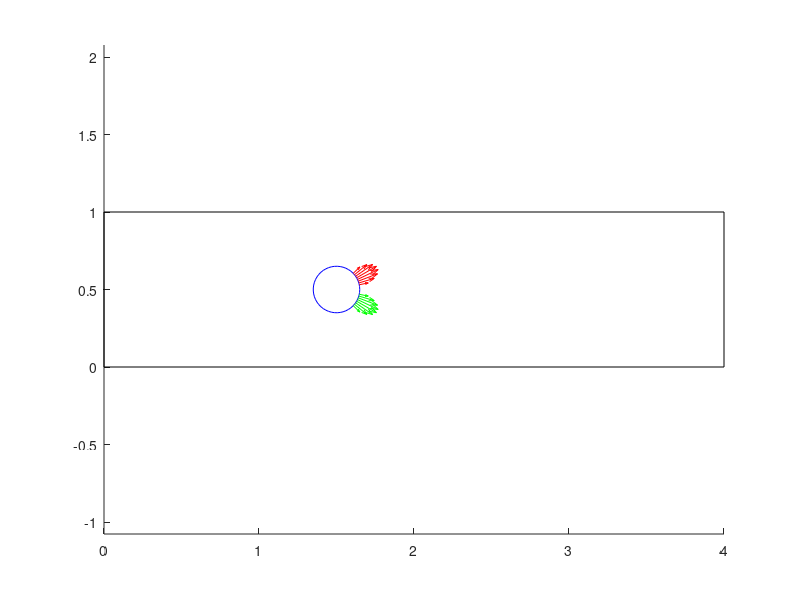

Recreate this plot in MATLAB.
%% clear close
clc, clear all, close all
hold on
axis equal
%% plot rectangle
rectangle('Position',[0.0,0.0,4,1]);

%% draw circle
radius = 0.15;
x0 = 1.5;
y0 = 0.5;
angle = linspace(0,2*pi,50);
x = radius*cos(angle)+x0;
y = radius*sin(angle)+y0;

plot(x,y,'b')




%% plot vector field
% plot upper part
phi1 = pi/2 -acos(1/8);
phi2 = pi/2 -acos(6/8);
phi = linspace(phi1,phi2,10);

x1 = radius*cos(phi)+x0;
y1 = radius*sin(phi)+y0;

%g = @(x,y)  1/(phi2/2-phi1/2)^2*[(x-x0).*(atan2(y-y0,x-x0)-phi1).*(phi2-atan2(y-y0,x-x0)); ...
%                                 (y-y0).*(atan2(y-y0,x-x0)-phi1).*(phi2-atan2(y-y0,x-x0))];
g = @(x,y)   1/(phi2/2-phi1/2)^2*[(x-x0).*( atan((y-y0)./(x-x0))-phi1 ).*( phi2-atan((y-y0)./(x-x0)) ); ...
                                  (y-y0).*( atan((y-y0)./(x-x0))-phi1 ).*( phi2-atan((y-y0)./(x-x0)) )];
gxy = g(x1,y1);

%compute norm of each vector first and last have to be zero and in the middle
%the length should be the radius
gxyuppernorm = sqrt(sum(gxy.^2,1));
quiver(x1,y1,gxy(1,:),gxy(2,:),0,'r')

% plot lower part
phi1 = -pi/2 +acos(1/8);
phi2 = -pi/2 +acos(6/8);
phi = linspace(phi1,phi2,10);

x1 = radius*cos(phi)+x0;
y1 = radius*sin(phi)+y0;

%g = @(x,y)  1/(phi2/2-phi1/2)^2*[(x-x0).*(atan2(y-y0,x-x0)-phi1).*(phi2-atan2(y-y0,x-x0)); ...
%                                 (y-y0).*(atan2(y-y0,x-x0)-phi1).*(phi2-atan2(y-y0,x-x0))];
g = @(x,y)   1/(phi2/2-phi1/2)^2*[(x-x0).*( atan((y-y0)./(x-x0))-phi1 ).*( phi2-atan((y-y0)./(x-x0)) ); ...
                                  (y-y0).*( atan((y-y0)./(x-x0))-phi1 ).*( phi2-atan((y-y0)./(x-x0)) )];
gxy = g(x1,y1);

%compute norm of each vector first and last have to be zero and in the middle
%the length should be the radius
gxylowernorm = sqrt(sum(gxy.^2,1));
quiver(x1,y1,gxy(1,:),gxy(2,:),0,'g')









